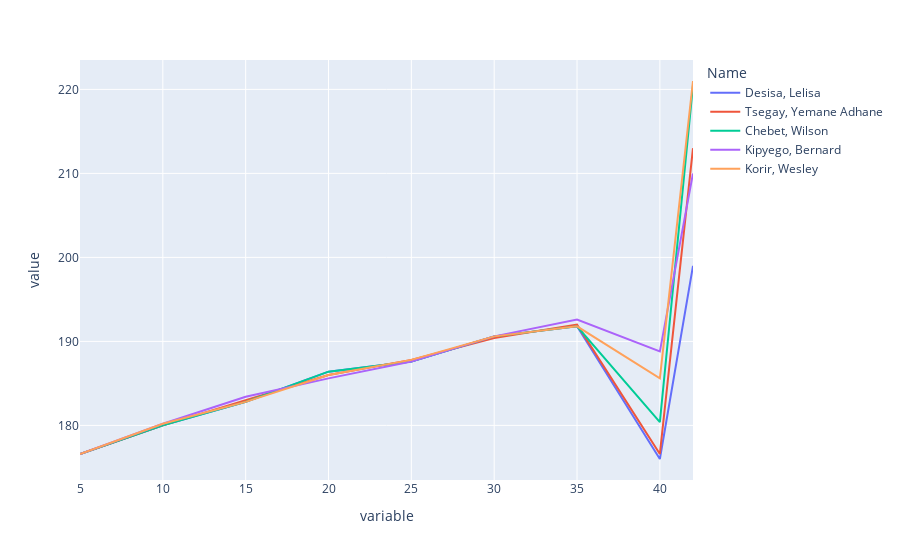

The notebook cell saved with this chart:
### Code cell
fig = px.line(Winners_2015_sec_melt, y=Winners_2015_sec_melt['value'], x=Winners_2015_sec_melt['variable'], color='Name')

fig.show()

### Figure 1 — Plotly figure (JSON) as saved in the notebook; plotly's stock layout.template omitted (floating-point values rounded to 4 significant figures)
{"data": [{"hovertemplate": "Name=Desisa, Lelisa<br>variable=%{x}<br>value=%{y}<extra></extra>", "legendgroup": "Desisa, Lelisa", "line": {"color": "#636efa", "dash": "solid"}, "mode": "lines", "name": "Desisa, Lelisa", "orientation": "v", "showlegend": true, "type": "scatter", "x": [5, 10, 15, 20, 25, 30, 35, 40, 42], "xaxis": "x", "y": [176.6, 180, 182.8, 186.4, 187.6, 190.6, 191.8, 176, 199], "yaxis": "y"}, {"hovertemplate": "Name=Tsegay, Yemane Adhane<br>variable=%{x}<br>value=%{y}<extra></extra>", "legendgroup": "Tsegay, Yemane Adhane", "line": {"color": "#EF553B", "dash": "solid"}, "mode": "lines", "name": "Tsegay, Yemane Adhane", "orientation": "v", "showlegend": true, "type": "scatter", "x": [5, 10, 15, 20, 25, 30, 35, 40, 42], "xaxis": "x", "y": [176.6, 180, 183, 186, 187.8, 190.4, 192, 176.6, 213], "yaxis": "y"}, {"hovertemplate": "Name=Chebet, Wilson<br>variable=%{x}<br>value=%{y}<extra></extra>", "legendgroup": "Chebet, Wilson", "line": {"color": "#00cc96", "dash": "solid"}, "mode": "lines", "name": "Chebet, Wilson", "orientation": "v", "showlegend": true, "type": "scatter", "x": [5, 10, 15, 20, 25, 30, 35, 40, 42], "xaxis": "x", "y": [176.6, 180, 182.8, 186.4, 187.6, 190.6, 191.8, 180.4, 220.5], "yaxis": "y"}, {"hovertemplate": "Name=Kipyego, Bernard<br>variable=%{x}<br>value=%{y}<extra></extra>", "legendgroup": "Kipyego, Bernard", "line": {"color": "#ab63fa", "dash": "solid"}, "mode": "lines", "name": "Kipyego, Bernard", "orientation": "v", "showlegend": true, "type": "scatter", "x": [5, 10, 15, 20, 25, 30, 35, 40, 42], "xaxis": "x", "y": [176.6, 180.2, 183.4, 185.6, 187.6, 190.6, 192.6, 188.8, 210], "yaxis": "y"}, {"hovertemplate": "Name=Korir, Wesley<br>variable=%{x}<br>value=%{y}<extra></extra>", "legendgroup": "Korir, Wesley", "line": {"color": "#FFA15A", "dash": "solid"}, "mode": "lines", "name": "Korir, Wesley", "orientation": "v", "showlegend": true, "type": "scatter", "x": [5, 10, 15, 20, 25, 30, 35, 40, 42], "xaxis": "x", "y": [176.6, 180.2, 182.8, 186, 187.8, 190.6, 191.8, 185.6, 221], "yaxis": "y"}], "layout": {"legend": {"title": {"text": "Name"}, "tracegroupgap": 0}, "margin": {"t": 60}, "xaxis": {"anchor": "y", "domain": [0, 1], "title": {"text": "variable"}}, "yaxis": {"anchor": "x", "domain": [0, 1], "title": {"text": "value"}}}}
